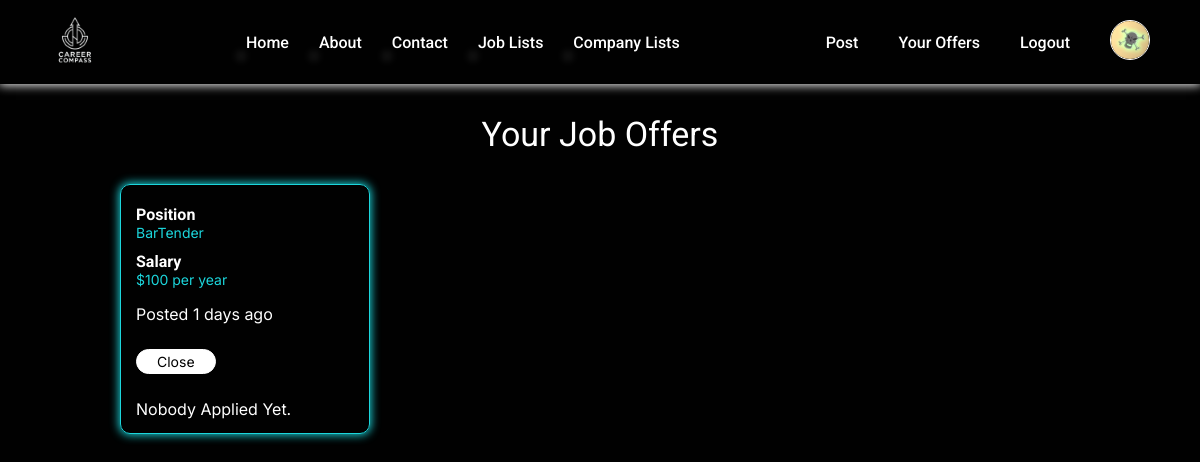
The app's page /offer/ (signed in), older data.
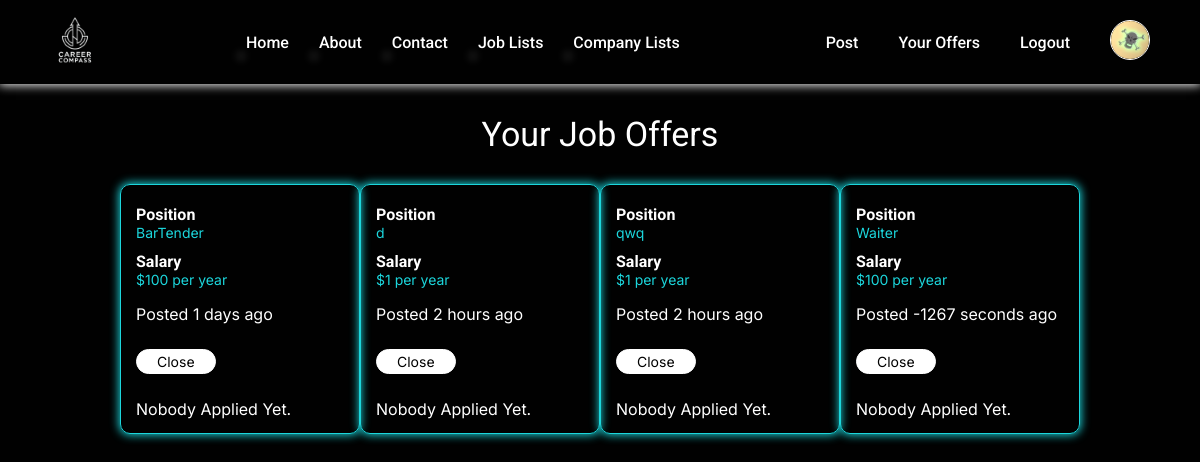
The same page, newer data.
### registration/models.py (models this page shows)
class User(AbstractUser):
    pass

class Company(models.Model):
    user = models.OneToOneField(User, on_delete=models.CASCADE, related_name="company")
    image = models.ImageField(upload_to='images/')
    location = models.TextField()
    description = models.TextField()

### jobs/models.py (models this page shows)
class Job(models.Model):
    owner = models.ForeignKey(Company, on_delete=models.CASCADE, related_name="jobs")
    position = models.CharField(max_length=64)
    salary = models.IntegerField()
    location = models.TextField()
    workingTime = models.IntegerField()
    field = models.CharField(max_length=64)
    description = models.TextField()
    requirement = models.TextField()
    benefit = models.TextField()
    type = models.CharField(max_length=4, default="open")
    year = models.IntegerField()
    month = models.IntegerField()
    day = models.IntegerField()
    hour = models.IntegerField()
    minute = models.IntegerField()
    second = models.IntegerField()

### jobs/views.py (the view)
# urls.py: path("offer/", views.offer, name="offer")
def offer(request):
    if request.method == "GET":
        if request.user.is_authenticated:
            if hasattr(request.user, "company"):
                jobs = request.user.company.jobs.all()
                today = datetime.now()
                for job in jobs:
                    postDate = datetime(year=job.year, month=job.month, day=job.day, hour=job.hour, minute=job.minute, second=job.second)
                    differenceTime = (today - postDate).total_seconds()
                    job.text = getPostTime(differenceTime)
                    job.applyCount = job.candidates.count()
                return render(request, "offer.html", {
                    "jobs" : jobs,
                    "type" : "company"
                })
            return HttpResponseRedirect(reverse("index"))

### jobs/helpers.py (called while the page is built)
def getPostTime(seconds):
    if seconds > 86400:
        seconds = round(seconds // 86400)
        text = f"{seconds} days"
    elif seconds > 3600:
        print(True)
        seconds = round(seconds // 3600)
        text = f"{seconds} hours"
    elif seconds > 60:
        seconds = round(seconds // 60)
        text = f"{seconds} minutes"
    else:
        seconds = round(seconds)
        text = f"{seconds} seconds"
    return text

### templates/offer.html (shortened to what this page needs)
{% extends "layout.html" %}
{% load static %}
{% block css %}
    <link rel="stylesheet" href="{% static 'css/offer.css' %}">
{% endblock %}
{% block main %}
    {% if jobs %}
        <h1>Your Job Offers</h1>
        <div class="joboffer-list">
            {% for job in jobs %}
                <div class="job">
                    <div class="info">
                        <h4>Position</h4>
                        <span>{{job.position}}</span>
                    </div>
                    <div class="info">
                        <h4>Salary</h4>
                        <span>${{job.salary}} per year</span>
                    </div>
                    <p>Posted {{job.text}} ago</p>
                    <div class="button-list">
                        <a href="#" class="closeBtn btn">Close</a>
                        {% if job.applyCount == 0 %}
                            <p>Nobody Applied Yet.</p>
                        {% else %}
                            <a href="#" class="btn detailBtn">{{job.applyCount}} already Applied</a>
                        {% endif %}
                    </div>
                </div>
            {% endfor %}
        </div>
    {% else %}
        <p>You don't have any job offer.</p>
        <a href="{% url 'post' %}">Post Some Here.</a>
    {% endif %}
{% endblock %}

### templates/layout.html (shortened to what this page needs)
{% load static %}
<!DOCTYPE html>
<html lang="en">
<head>
    <link rel="stylesheet" href="{% static 'css/layout.css' %}">
    {% block css %}
    {% endblock %}
</head>
<body>
    <header class="header">
        <nav class="navigation-bar">
            <ul>
                <li>
                    <a href="{% url 'index' %}">
                        <img class="logo" src="{% static 'images/logo.png' %}" alt="CareerCompass">
                    </a>
                </li>
            </ul>
            <ul>
                <li><a href="#">Home</a></li>
                <li><a href="#">About</a></li>
                <li><a href="#">Contact</a></li>
                <li><a href="#">Job Lists</a></li>
                <li><a href="#">Company Lists</a></li>
            </ul>
            <ul>
                {% if type == "employee" %}
                    <li><a href="{% url 'logout' %}">Logout</a></li>
                    <li><a href="#">
                        <img src="{{user.employee.image.url}}" alt="{{user.username}}" class="profile">
                    </a></li>
                {% elif type == "company" %}
                    <li><a href="{% url 'post' %}">Post</a></li>
                    <li><a href="{% url 'offer' %}">Your Offers</a></li>
                    <li><a href="{% url 'logout' %}">Logout</a></li>
                    <li><a href="#">
                        <img src="{{user.company.image.url}}" alt="{{user.username}}" class="profile">
                    </a></li>
                {% else %}
                    <li><a href="{% url 'register_view' %}" class="register">Register</a></li>
                    <li><a href="{% url 'login' %}" class="signin">Sign In</a></li>
                {% endif %}
            </ul>
        </nav>
    </header>
    {% block main %}
    {% endblock %}
</body>
</html>

### static/css/layout.css (style rules this page uses)
* { margin: 0; padding: 0; box-sizing: border-box; }
:root { --backColor : #010101; --textColor : #FFFFFF; --styleColor : #1CD6DC; --headingFont : "Roboto", sans-serif; --textFont : "Inter", sans-serif; --largestSize : 40px; --largeSize : 34px; --mediumSize : 20px; --textSize : 16px; --smallSize : 14px; }
body { min-height: 100vh; background-color: var(--backColor); overflow-x: hidden; }
.profile { width: 40px; height: 40px; border-radius: 50%; object-fit: cover; object-position: center; border: 1px solid var(--textColor); }
.header { background-color: var(--backColor); font-family: var(--headingFont); font-weight: 500; font-size: var(--textSize); box-shadow: 0px 0px 10px 1px var(--textColor); position: sticky; top: 0; z-index: 3; }
.navigation-bar, .navigation-bar ul { display: flex; justify-content: space-between; align-items: center; }
.navigation-bar ul { list-style-type: none; }
.navigation-bar ul li { padding: 0px 5px; }
.header .navigation-bar ul li a { text-decoration: none; color: var(--textColor); }
.logo { width: 80px; margin-left: 30px; }
.navigation-bar ul:nth-child(2) li { margin: 0px 10px; position: relative; }
.navigation-bar ul:nth-child(2) li::after { content: ''; position: absolute; width: 0px; height: 2px; background-color: var(--textColor); left: 0; bottom: -5px; transition: all 0.3s linear; box-shadow: 0px 0px 10px 1px var(--textColor); }
.navigation-bar ul:nth-child(3) { margin-right: 30px; }
.navigation-bar ul:nth-child(3) li { margin: 0px 5px; }
.navigation-bar ul:nth-child(3) li a { padding: 5px 10px; display: block; transition: all 0.3s linear; }

### static/css/offer.css (style rules this page uses)
* { margin: 0; padding: 0; box-sizing: border-box; }
:root { --backColor : #010101; --textColor : #FFFFFF; --styleColor : #1CD6DC; --headingFont : "Roboto", sans-serif; --textFont : "Inter", sans-serif; --largestSize : 40px; --largeSize : 34px; --mediumSize : 20px; --textSize : 16px; --smallSize : 14px; }
body { height: 100vh; overflow: hidden; background-color: var(--backColor); }
h1 { text-align: center; font-family: var(--headingFont); font-size: var(--largeSize); font-weight: 400; margin: 30px 0px; color: var(--textColor); }
.joboffer-list { display: flex; justify-content: space-between; align-items: center; width: 80%; margin: 30px auto; }
.job { width: 250px; height: 250px; color: var(--textColor); border: 1px solid var(--styleColor); padding: 10px 15px; border-radius: 10px; box-shadow: 0px 0px 10px 1px var(--styleColor); }
.job .info { margin: 10px 0px; }
.job .info h4 { font-family: var(--headingFont); font-size: (var(--textSize)); color: var(--textColor); }
.job .info span { font-family: var(--textFont); color: var(--styleColor); font-size: var(--smallSize); }
p { font-family: var(--textFont); font-size: var(--textSize); margin: 15px 0px; }
.button-list { display: flex; flex-flow: column; align-items: flex-start; gap: 0px; }
.btn { padding: 3px 5px; font-family: var(--textFont); border-radius: 20px; text-decoration: none; font-size: var(--smallSize); margin: 10px 0px; transition: all 0.5s linear; }
.closeBtn { background-color: var(--textColor); color: var(--backColor); border: 1px solid var(--textColor); padding: 3px 20px; }

Row changes from the older to the newer data that the page shows:
added Job: position "d", salary "1", text "2 hours", shows "Nobody Applied Yet."
added Job: position "qwq", salary "1", text "2 hours", shows "Nobody Applied Yet."
added Job: position "Waiter", salary "100", text "-1267 seconds", shows "Nobody Applied Yet."
